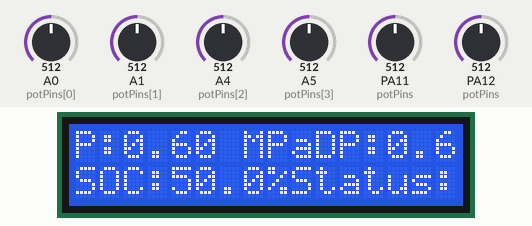
The sketch below on a simulated STM32 Nucleo. On the bench: 16×2 character LCD. Inputs (shaded band) come from the test bench; at power-on: PA12 (potPins) = 512, A0 (potPins[0]) = 512, A1 (potPins[1]) = 512, A4 (potPins[2]) = 512, A5 (potPins[3]) = 512, PA11 (potPins) = 512. What the sketch prints to the serial monitor is not drawn.

Above: at 1.2 s.
1.3 s: PA12 (potPins) set to 902
At 2.8 s:
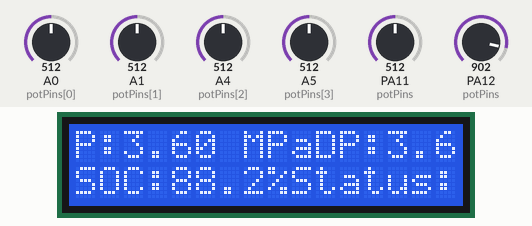
4.8 s: PA12 (potPins) set to 935
At 6.3 s:
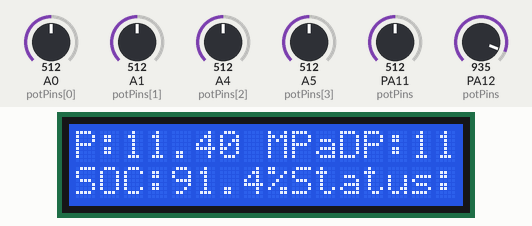
9.0 s: A0 (potPins[0]) set to 716
At 10.7 s:
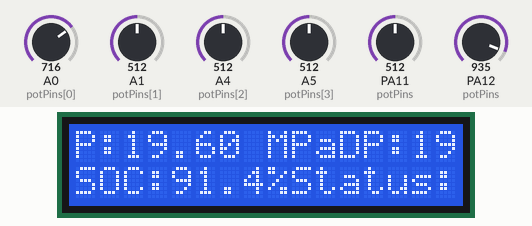
12.4 s: A1 (potPins[1]) set to 716
At 15.0 s:
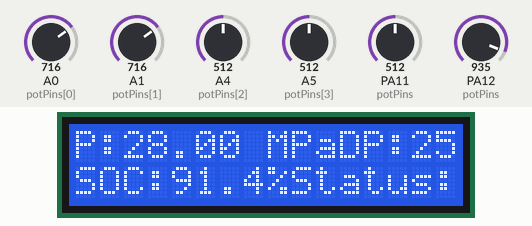
16.6 s: A0 (potPins[0]) set to 992
At 17.9 s:
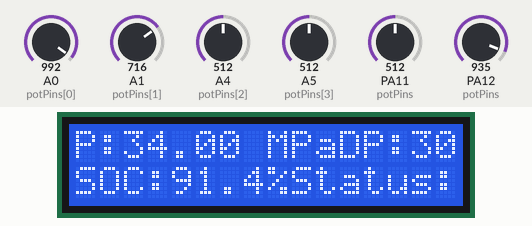
20.0 s: A1 (potPins[1]) set to 992
At 21.5 s:
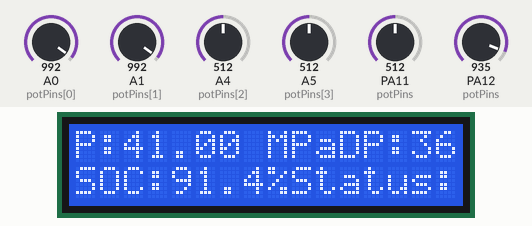
Timing chart, 0 to 23.0 s (numbered marks = the images above; inputs shaded):
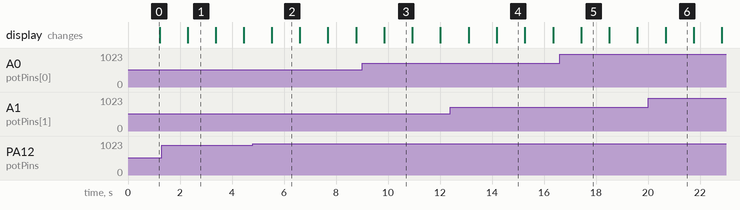

Measured:
- the behaviour switches between 920 and 921 on PA12 (potPins) (found by bisection; images 1 and 2)
- after the input at 4.8 s, the display: changes after 0.73 s (image 2)
- what the display in image 1 shows lasts 1.1 s, from 2.3 s to 3.4 s

The sketch:

NOZZLE3.ino
```cpp
//NOZZLE’S

#include <Arduino.h>
#include <HardwareSerial.h>
#include <Wire.h>
#include <LiquidCrystal_I2C.h>

// Define potentiometer pins
const int potPins[] = {A0, A1, A4, A5, A6, A7};
float potValues[6] = {0};

// Define custom serial pins for Nucleo (PA10: RX, PA9: TX)
HardwareSerial MySerial(PA10, PA9);  // Create a HardwareSerial object for communication

// Define ranges for each parameter
const float RANGES_MIN[] = {0, 0, -40, -40, 0, 0};   // Min values
const float RANGES_MAX[] = {70, 70, 85, 85, 3, 100}; // Max values

// Initialize the LCD (address 0x27, 16x2 display)
LiquidCrystal_I2C lcd(0x27, 16, 2);  // LCD address is usually 0x27 or 0x3F

void setup() {
  // Initialize Serial for USB Serial Monitor
  Serial.begin(9600);
  while (!Serial);  // Wait for serial connection

  // Print a startup message to check if Serial is working
  Serial.println("Serial Monitor Initialized");

  // Initialize Serial for ESP32 communication
  MySerial.begin(115200);

  // Initialize LCD
  lcd.init();       // Initialize LCD
  lcd.backlight();  // Turn on LCD backlight
  lcd.clear();      // Clear the LCD screen

  // Initialize potentiometer pins
  for (int i = 0; i < 6; i++) {
    pinMode(potPins[i], INPUT);
  }

  // Confirmation message
  Serial.println("Nozzle Nucleo Initialized");
}

float filteredPotValues[6] = {0};
const float ALPHA = 0.1; // Smoothing factor
const int AVERAGE_WINDOW = 5;
int potHistory[6][AVERAGE_WINDOW]; // History for averaging

float averagePotValue(int index) {
  float sum = 0;
  for (int i = 0; i < AVERAGE_WINDOW; i++) {
    sum += potHistory[index][i];
  }
  return sum / AVERAGE_WINDOW;
}

float processSOC(float rawSOC) {
  // Scale the SOC based on the potentiometer range
  float minSOC = 0;      // Minimum SOC value
  float maxSOC = 100;    // Maximum SOC value (or adjust to your needs)

  // Convert raw value to SOC percentage
  float soc = map(rawSOC, 0, 1023, minSOC * 100, maxSOC * 100) / 100.0;  // Map and scale to desired range
  return soc;
}

// Function to determine the status based on SOC
String determineStatus(float soc) {
  if (soc >= 90) {
    return "Completed";
  } else if (soc > 0) {
    return "Fueling";
  } else {
    return "Error";
  }
}

void loop() {
  // Read potentiometers and apply smoothing and averaging
  for (int i = 0; i < 6; i++) {
    int rawValue = analogRead(potPins[i]); // Read ADC value

    // Convert rawValue to actual range
    float mappedValue = ((rawValue / 1023.0) * (RANGES_MAX[i] - RANGES_MIN[i])) + RANGES_MIN[i];

    // Apply smoothing filter
    filteredPotValues[i] = (ALPHA * mappedValue) + ((1 - ALPHA) * filteredPotValues[i]);

    // Shift history array and store new value
    for (int j = AVERAGE_WINDOW - 1; j > 0; j--) {
      potHistory[i][j] = potHistory[i][j - 1];
    }
    potHistory[i][0] = filteredPotValues[i];

    // Calculate moving average
    potValues[i] = averagePotValue(i);
  }

  // Process SOC separately and use floating-point mapping
  float rawSOC = analogRead(potPins[5]);
  float processedSOC = (rawSOC / 1023.0) * 100.0;  // Convert raw ADC value to percentage
  String status = determineStatus(processedSOC);


  updateLCD(processedSOC, status);

  // Send all data to Serial Monitor
  Serial.print("{");
  Serial.print("\"TankPressure\":"); Serial.print(potValues[0]); Serial.print(",");
  Serial.print("\"DeliveryPressure\":"); Serial.print(potValues[1]); Serial.print(",");
  Serial.print("\"TankTemp\":"); Serial.print(potValues[2]); Serial.print(",");
  Serial.print("\"DeliveryTemp\":"); Serial.print(potValues[3]); Serial.print(",");
  Serial.print("\"FlowRate\":"); Serial.print(potValues[4]); Serial.print(",");
  Serial.print("\"SOC\":"); Serial.print(processedSOC, 1);
  Serial.println("}");

  // Ensure correct data is sent to ESP32
  MySerial.print(potValues[0], 2); MySerial.print(",");
  MySerial.print(potValues[1], 2); MySerial.print(",");
  MySerial.print(potValues[2], 2); MySerial.print(",");
  MySerial.print(potValues[3], 2); MySerial.print(",");
  MySerial.print(potValues[4], 2); MySerial.print(",");
  MySerial.println(processedSOC, 2); // Send with 2 decimal precision

  delay(1000);
}

void updateLCD(float soc, String status) {
  lcd.clear();

  // Row 1: Pressure readings
  lcd.setCursor(0, 0);
  lcd.print("P:"); lcd.print(potValues[0], 2); lcd.print(" MPa");
  lcd.print("DP:"); lcd.print(potValues[1], 2); lcd.print(" MPa");

  // Row 2: Temperature readings
  lcd.setCursor(0, 1);
  lcd.print("T:"); lcd.print(potValues[2], 1); lcd.print("C");
  lcd.print("DT:"); lcd.print(potValues[3], 1); lcd.print("C");

  // Row 3: Flow Rate
  lcd.setCursor(0, 2);
  lcd.print("FlowRate:"); lcd.print(potValues[4], 2); lcd.print("kg/min");

  // Row 4: SOC and Status
  lcd.setCursor(0, 3);
  lcd.print("SOC:"); lcd.print(soc, 1); lcd.print("%");
  lcd.print("Status:"); lcd.print(status);
}
```
